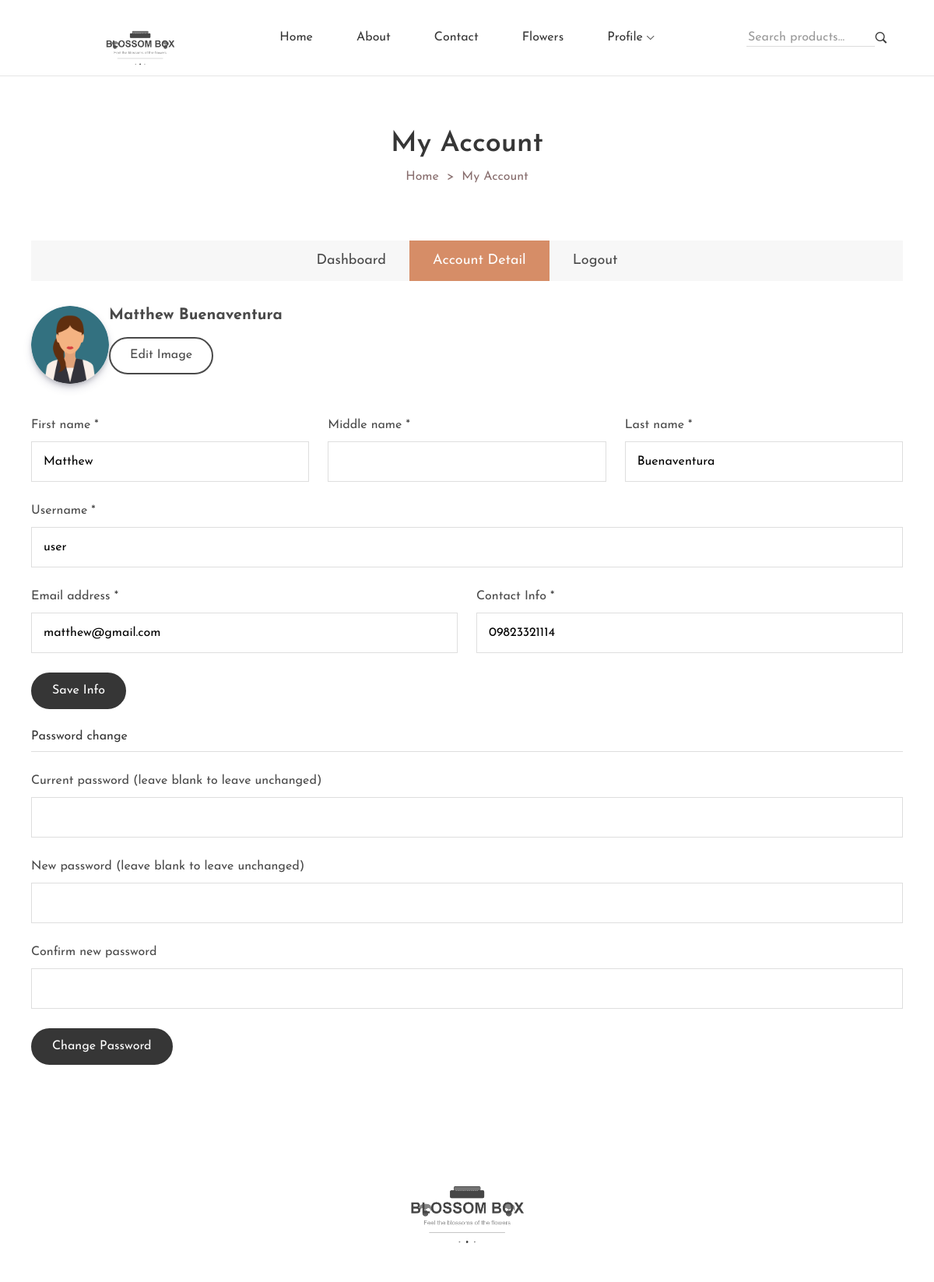
The app's page /my-account.php (signed in, upper part) with its own data.
### tables this page shows
CREATE TABLE `userinfo` (
  `userid` int(11) NOT NULL,
  `fname` varchar(255) NOT NULL,
  `midname` varchar(255) DEFAULT NULL,
  `lname` varchar(255) NOT NULL,
  `username` varchar(255) NOT NULL,
  `email` varchar(255) NOT NULL,
  `gender` varchar(100) DEFAULT NULL,
  `contact_number` varchar(255) DEFAULT NULL,
  `password` varchar(255) NOT NULL,
  `usertype` varchar(50) NOT NULL DEFAULT 'Client',
  `image` varchar(255) DEFAULT NULL
);

### my-account.php (the view, shortened to what this page needs)
<?php include('layouts/header.php') ?>
<div class="breadcrumb-section">
    <div class="container-fluid custom-container">
        <div class="breadcrumb-wrapper text-center">
            <h2 class="breadcrumb-wrapper__title">My Account</h2>
            <ul class="breadcrumb-wrapper__items justify-content-center">
                <li><a href="/">Home</a></li>
                <li><span>My Account</span></li>
            </ul>
        </div>
    </div>
</div>
<div class="my-account-section section-padding-2">
    <div class="container-fluid custom-container">
        <div class="my-account-tab">
            <div class="my-account-tab__menu">
                <ul class="nav justify-content-center">
                    <li>
                        <button class="account-btn" data-bs-toggle="tab" data-bs-target="#dashboard" type="button">
                            Dashboard
                        </button>
                    </li>
                    <li>
                        <button class="account-btn active" data-bs-toggle="tab" data-bs-target="#account-detail" type="button">
                            Account Detail
                        </button>
                    </li>
                    <li>
                        <a class="account-btn" href="?logout">Logout</a>
                    </li>
                </ul>
            </div>
            <div class="tab-content">
                <div class="tab-pane fade  show active" id="account-detail">
                    <div class="my-account-detail">
                                        <div class="d-flex ">
                    <figure class="mr-4 flex-shrink-0">
                        <div style="background-image: url('/profile_img/<?= $userinfo['image'] == null ? 'default.jpg' : $userinfo['image'] ?>'); background-position: center;
                                background-size: cover;
                                height: 100px;
                                width: 100px;
                                border-radius: 50%;
                                box-shadow: rgba(50, 50, 93, 0.25) 0px 6px 12px -2px, rgba(0, 0, 0, 0.3) 0px 3px 7px -3px;">
                        </div>
                    </figure>
                    <div class="flex-fill">
                        <h5 class="mb-3"><?= $userinfo['fname'] ?> <?= $userinfo['lname'] ?></h5>
                        <?php
                        if (isset($_GET['editimage']) != 1) { ?>
                            <a href="my-account.php?editimage=1" class="btn btn-primary me-2">Edit Image</a>
                        <?php }
                        ?>
                    </div>
                </div>
                        <form action="" method="post">
                            <div class="row">
                                <div class="col-md-4">
                                    <div class="single-form">
                                        <label class="single-form__label">First name *</label>
                                        <input class="single-form__input" type="text" name="fname" required  value="<?=$userinfo['fname']?>"/>
                                    </div>
                                </div>
                                <div class="col-md-4">
                                    <div class="single-form">
                                        <label class="single-form__label">Middle name *</label>
                                        <input class="single-form__input" type="text" name="midname" value="<?=$userinfo['midname']?>"/>
                                    </div>
                                </div>
                                <div class="col-md-4">
                                    <div class="single-form">
                                        <label class="single-form__label">Last name *</label>
                                        <input class="single-form__input" type="text" name="lname" required value="<?=$userinfo['lname']?>"/>
                                    </div>
                                </div>
                            </div>
                            <div class="single-form">
                                <label class="single-form__label">Username *</label>
                                <input class="single-form__input" type="text" name="username" required value="<?=$userinfo['username']?>"/>
                            </div>
                            <div class="row">
                                <div class="col-md-6">
                                    <div class="single-form">
                                        <label class="single-form__label">Email address *</label>
                                        <input class="single-form__input" type="email" name="email" required value="<?=$userinfo['email']?>"/>
                                    </div>
                                </div>
                                <div class="col-md-6">
                                    <div class="single-form">
                                        <label class="single-form__label">Contact Info *</label>
                                        <input class="single-form__input" type="text" name="contact" required value="<?=$userinfo['contact_number']?>"/>
                                    </div>
                                </div>
                            </div>
                            <div class="single-form">
                                <button class="single-form__btn btn" type="submit" name="updateprofile">
                                    Save Info
                                </button>
                            </div>
                        </form>
                        <p class="my-account-detail__legend">
                            Password change
                        </p>
                        <form action="" method="post">
                            <div class="single-form">
                                <label class="single-form__label">Current password (leave blank
                                    to leave unchanged)</label>
                                <input class="single-form__input" type="password" name="oldpass"/>
                            </div>
                            <div class="single-form">
                                <label class="single-form__label">New password (leave blank to
                                    leave unchanged)</label>
                                <input class="single-form__input" type="password"  name="newpass"/>
                            </div>
                            <div class="single-form">
                                <label class="single-form__label">Confirm new password</label>
                                <input class="single-form__input" type="password" name="confirmpass"/>
                            </div>
                            <div class="single-form">
                                <button class="single-form__btn btn" type="submit" name="updatepassword">
                                    Change Password
                                </button>
                            </div>
                        </form>
                    </div>
                </div>
            </div>
        </div>
    </div>
</div>
<?php include('layouts/footer.php') ?>

### records on screen
userinfo: image (placeholder picture), fname "Matthew", lname "Buenaventura", username "user", email "matthew@gmail.com", contact "09823321114"
